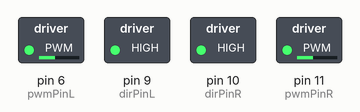
The sketch below on a simulated Arduino Uno, built with avr-gcc and run on an emulated ATmega328P. Parts: switched loads named in the sketch (green lamp = pin HIGH).

Above: at 0.1 s.
Timing chart, 0 to 1.6 s (numbered marks = the images above):
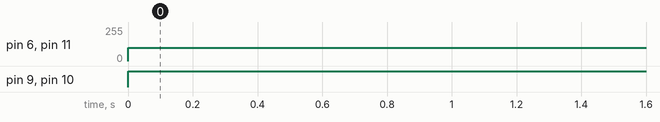

The sketch:

Motor_Movement.ino
```cpp
// Define pins for Motor Right
const int pwmPinR = 11;     // PWM pin for motor A
const int dirPinR = 10;     // Direction pin for motor A

// Define pins for Motor Left
const int pwmPinL = 6;    // PWM pin for motor B
const int dirPinL = 9;     // Direction pin for motor B

void setup() {
    // Set motor pins as outputs
    pinMode(pwmPinR, OUTPUT);
    pinMode(dirPinR, OUTPUT);

    pinMode(pwmPinL, OUTPUT);
    pinMode(dirPinL, OUTPUT);
}

// Function to control a motor1
void controlMotor(int pwmPin, int dirPin, int speed, bool direction) {
    digitalWrite(dirPin, direction);  // Set direction
    analogWrite(pwmPin, speed);       // Set speed (0-255)
}

void loop() {
    // Example: Move forward
    controlMotor(pwmPinR, dirPinR, 100, true);  // Motor A forward
    controlMotor(pwmPinL, dirPinL, 100, true);  // Motor B forward
    delay(2000);  // Move for 2 seconds

    /*// Example: Move backward
    controlMotor(pwmPinR, dirPinR, 200, false); // Motor A backward
    controlMotor(pwmPinL, dirPinL, 200, false); // Motor B backward
    delay(2000);  // Move for 2 seconds


    // Example: Stop
    controlMotor(pwmPinR, dirPinR, 0, true);    // Stop motor A
    controlMotor(pwmPinL, dirPinL, 0, true);    // Stop motor B
    delay(1000);  // Wait for 1 second
    */
}
```

Measured:
- by itself, pin 6 (pwmPinL), pin 11 (pwmPinR): 0/255 → 100/255 at 0.00 s
- by itself, pin 9 (dirPinL), pin 10 (dirPinR): LOW → HIGH at 0.00 s
